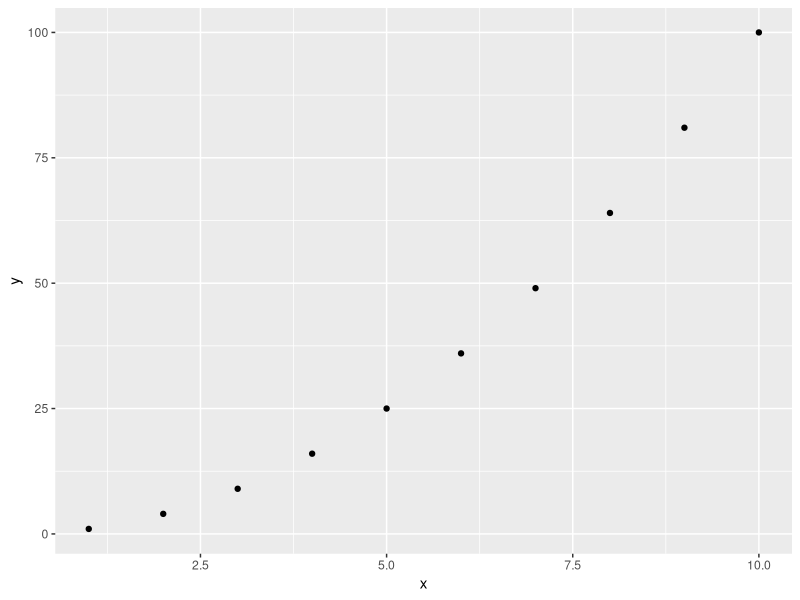
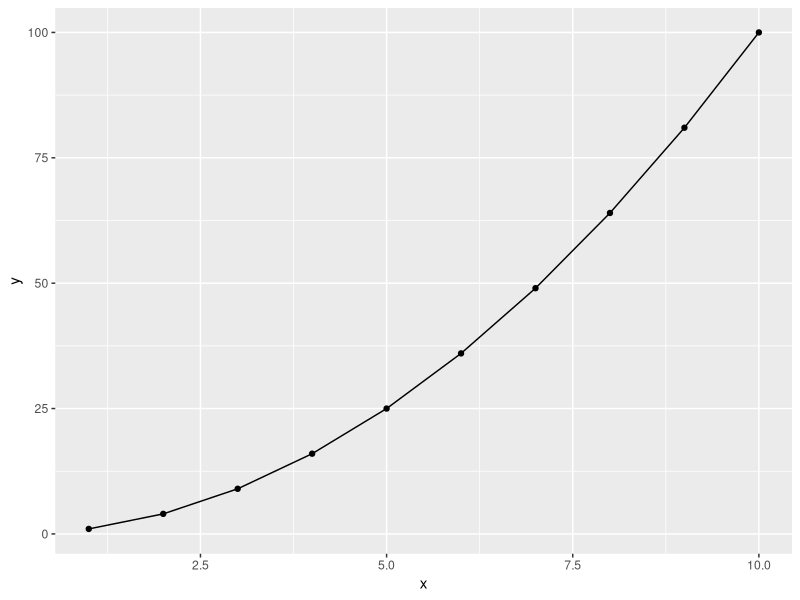
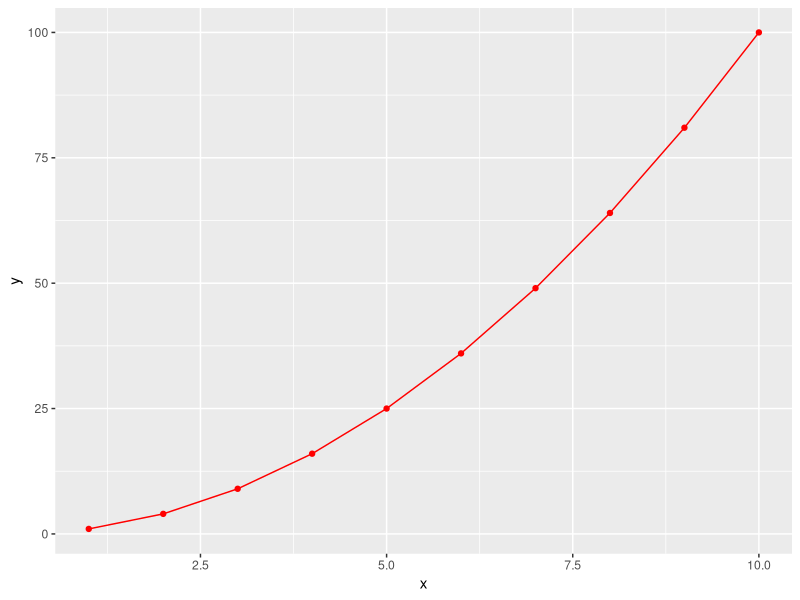

Reproduce these figures in R, in order.
## This exercise demonstrates quick scatter plots made with qplot()

# create two equal length vectors
x <- 1:10
y <- x^2

# load ggplot2 (this is the second step in the exercise, but should be done
# at the beginning of the script)
library(ggplot2)

# call qplot() to plot x and y
qplot(x,y)

# edit the function to add a trend line
qplot(x, y, geom = c("point", "line"))

# edit the function again to change colors
qplot(x, y, geom = c("point","line"), color = I("Red"))
